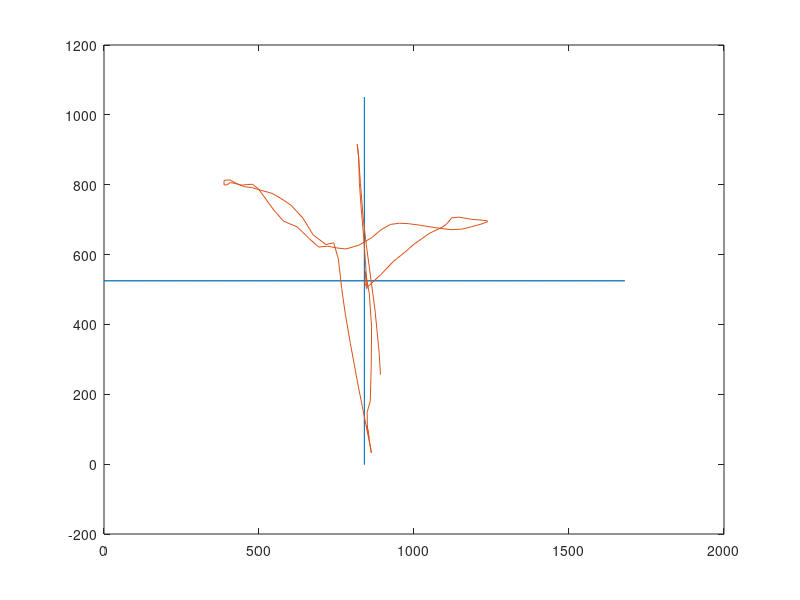
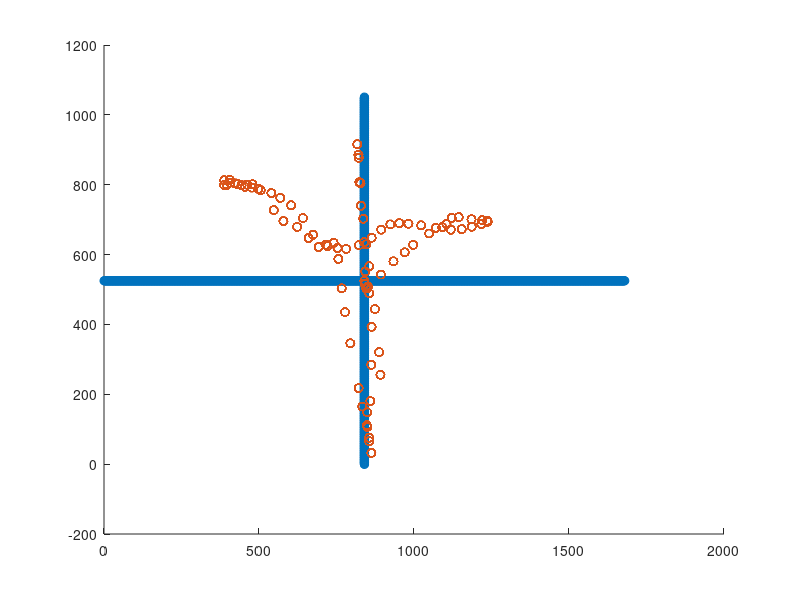

MATLAB code to generate these figures, in order:
clear
close all;

load('validation_data_2.mat');

validation_expected = total_validation_data(:, 1:2);
validation_predicted = total_validation_data(:, 3:4);

figure(1)
plot(validation_expected(:, 1), validation_expected(:, 2));
hold on;
plot(validation_predicted(:, 1), validation_predicted(:, 2));

figure(2)
scatter(validation_expected(:, 1), validation_expected(:, 2));
hold on;
scatter(validation_predicted(:, 1), validation_predicted(:, 2));

percent_error = (abs(validation_predicted(2:end, :) - validation_expected(2:end, :)) ./ validation_expected(2:end, :)) * 100;

percent_error_mod_avg = mean(percent_error, 2);

average_percent_error = mean(percent_error_mod_avg);

average_percent_error_total = sum(percent_error_mod_avg)
